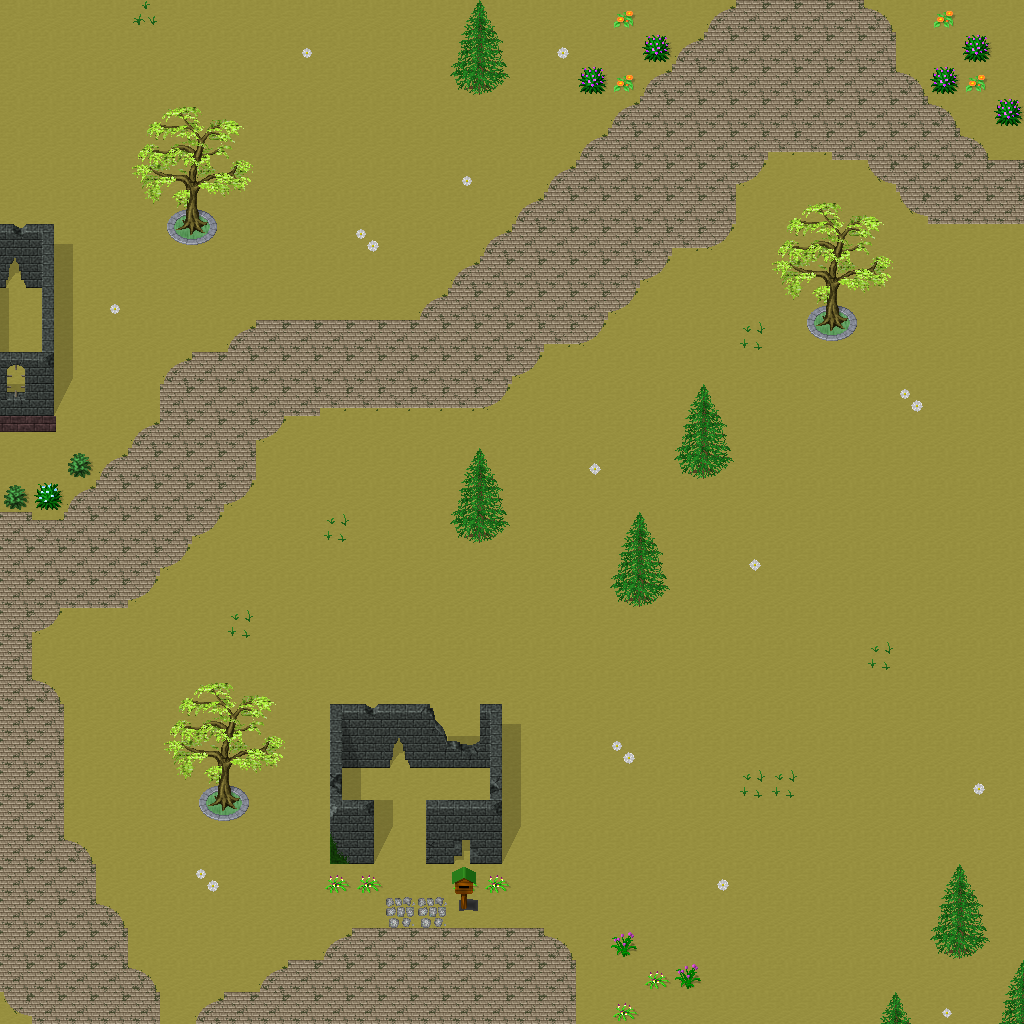

The image is a tile-based game level rendered from a .tmx file. Its description and source (layers, tilesets, objects; grid data summarised) follow:
An orthogonal 32x32 tile map with 32x32 px tiles, 5 tile layers (Ground, Objects, Objects2, Above, ...), 1 hidden layer not drawn, 26 tilesets.

<map version="1.10" tiledversion="1.11.0" orientation="orthogonal" renderorder="right-down" width="32" height="32" tilewidth="32" tileheight="32" infinite="0" nextlayerid="11" nextobjectid="1">
 <tileset firstgid="1" name="ground_ground" tilewidth="32" tileheight="32" tilecount="33" columns="3">
  <image source="../drawable/ground_ground.png" width="96" height="352" />
 </tileset>
 <tileset firstgid="34" name="building_castle" tilewidth="32" tileheight="32" tilecount="320" columns="20">
  <image source="../drawable/building_castle.png" width="640" height="512" />
 </tileset>
 <tileset firstgid="354" name="furniture_carpet_carpets_2" tilewidth="32" tileheight="32" tilecount="20" columns="4">
  <image source="../drawable/furniture_carpet_carpets_2.png" width="128" height="160" />
 </tileset>
 <tileset firstgid="374" name="ground_indoor_tiles" tilewidth="32" tileheight="32" tilecount="8" columns="2">
  <image source="../drawable/ground_indoor_tiles.png" width="64" height="128" />
 </tileset>
 <tileset firstgid="382" name="ground_water_pool" tilewidth="32" tileheight="32" tilecount="72" columns="3">
  <image source="../drawable/ground_water_pool.png" width="96" height="768" />
 </tileset>
 <tileset firstgid="454" name="ground_ridge_earth_dark" tilewidth="32" tileheight="32" tilecount="96" columns="12">
  <image source="../drawable/ground_ridge_earth_dark.png" width="384" height="256" />
 </tileset>
 <tileset firstgid="550" name="logic_collision" tilewidth="32" tileheight="32" tilecount="1" columns="1">
  <image source="../drawable/logic_collision.png" width="32" height="32" />
 </tileset>
 <tileset firstgid="551" name="building_wall_stone_grey" tilewidth="32" tileheight="32" tilecount="12" columns="3">
  <image source="../drawable/building_wall_stone_grey.png" width="96" height="128" />
 </tileset>
 <tileset firstgid="563" name="building_roof_green" tilewidth="32" tileheight="32" tilecount="20" columns="5">
  <image source="../drawable/building_roof_green.png" width="160" height="128" />
 </tileset>
 <tileset firstgid="583" name="ground_ladder_horizontal_dark" tilewidth="32" tileheight="32" tilecount="3" columns="1">
  <image source="../drawable/ground_ladder_horizontal_dark.png" width="32" height="96" />
 </tileset>
 <tileset firstgid="586" name="building_house_pink_blue" tilewidth="32" tileheight="32" tilecount="99" columns="11">
  <image source="../drawable/building_house_pink_blue.png" width="352" height="288" />
 </tileset>
 <tileset firstgid="685" name="ground_mossy_brick_paving" tilewidth="32" tileheight="32" tilecount="9" columns="3">
  <image source="../drawable/ground_mossy_brick_paving.png" width="96" height="96" />
 </tileset>
 <tileset firstgid="694" name="plant_tree_locust_tree" tilewidth="32" tileheight="32" tilecount="20" columns="4">
  <image source="../drawable/plant_tree_locust_tree.png" width="128" height="160" />
 </tileset>
 <tileset firstgid="714" name="plant_tree_spruce" tilewidth="32" tileheight="32" tilecount="6" columns="2">
  <image source="../drawable/plant_tree_spruce.png" width="64" height="96" />
 </tileset>
 <tileset firstgid="720" name="plant_flower_flowers_mixed" tilewidth="32" tileheight="32" tilecount="16" columns="4">
  <image source="../drawable/plant_flower_flowers_mixed.png" width="128" height="128" />
 </tileset>
 <tileset firstgid="736" name="ground_cobbled_paving" tilewidth="32" tileheight="32" tilecount="1" columns="1">
  <image source="../drawable/ground_cobbled_paving.png" width="32" height="32" />
 </tileset>
 <tileset firstgid="737" name="plant_flower_daisy_white" tilewidth="32" tileheight="32" tilecount="8" columns="2">
  <image source="../drawable/plant_flower_daisy_white.png" width="64" height="128" />
 </tileset>
 <tileset firstgid="745" name="item_postbox" tilewidth="32" tileheight="32" tilecount="4" columns="2">
  <image source="../drawable/item_postbox.png" width="64" height="64" />
 </tileset>
 <tileset firstgid="749" name="item_postbox_2" tilewidth="32" tileheight="32" tilecount="2" columns="1">
  <image source="../drawable/item_postbox_2.png" width="32" height="64" />
 </tileset>
 <tileset firstgid="751" name="furniture_table_tree_stump_table" tilewidth="32" tileheight="32" tilecount="4" columns="2">
  <image source="../drawable/furniture_table_tree_stump_table.png" width="64" height="64" />
 </tileset>
 <tileset firstgid="755" name="plant_stump_int_small_stump" tilewidth="32" tileheight="32" tilecount="1" columns="1">
  <image source="../drawable/plant_stump_int_small_stump.png" width="32" height="32" />
 </tileset>
 <tileset firstgid="756" name="plant_grasses" tilewidth="32" tileheight="32" tilecount="6" columns="3">
  <image source="../drawable/plant_grasses.png" width="96" height="64" />
 </tileset>
 <tileset firstgid="762" name="building_fence_wooden_brown_fence" tilewidth="32" tileheight="32" tilecount="42" columns="7">
  <image source="../drawable/building_fence_wooden_brown_fence.png" width="224" height="192" />
 </tileset>
 <tileset firstgid="804" name="ground_green_paving" tilewidth="32" tileheight="32" tilecount="18" columns="3">
  <image source="../drawable/ground_green_paving.png" width="96" height="192" />
 </tileset>
 <tileset firstgid="822" name="building_stone_ruins" tilewidth="32" tileheight="32" tilecount="72" columns="6">
  <image source="../drawable/building_stone_ruins.png" width="192" height="384" />
 </tileset>
 <tileset firstgid="894" name="logic_creature_insect" tilewidth="32" tileheight="32" tilecount="5" columns="5">
  <image source="../drawable/logic_creature_insect.png" width="160" height="32" />
 </tileset>
 <layer id="1" name="Ground" width="32" height="32">
  <data>[1024 cells, 1024 non-empty, 1 distinct tile ids]</data>
 </layer>
 <layer id="2" name="Objects" width="32" height="32">
  <data>[1024 cells, 323 non-empty, 46 distinct tile ids]</data>
 </layer>
 <layer id="3" name="Objects2" width="32" height="32">
  <data>[1024 cells, 3 non-empty, 3 distinct tile ids]</data>
 </layer>
 <layer id="4" name="Above" width="32" height="32">
  <data>[1024 cells, 87 non-empty, 31 distinct tile ids]</data>
 </layer>
 <layer id="5" name="Above2" width="32" height="32">
  <data>[1024 cells, 0 non-empty, 0 distinct tile ids]</data>
 </layer>
 <layer id="6" name="Walkable" width="32" height="32" visible="0">
  <data>[1024 cells, 52 non-empty, 1 distinct tile ids]</data>
 </layer>
 <objectgroup id="7" name="Mapevents" />
 <objectgroup id="8" name="Spawn" />
 <objectgroup id="9" name="Keys" />
 <objectgroup id="10" name="Replace" />
</map>
